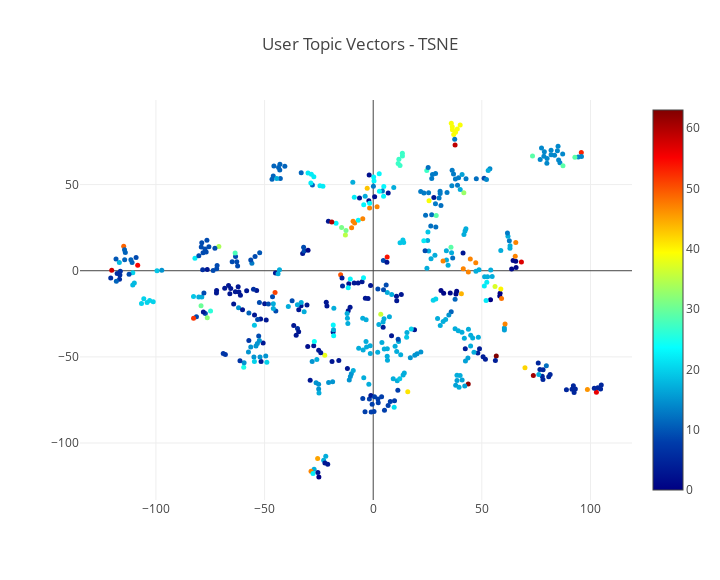

Notebook code cell kept with this figure:
### Markdown cell above
# 5. Cluster Analysis

Cluster screen names
- For each FinTweep, average the vectors across all headlines they shared

### Code cell
vecs, labels, clusters = pickle.load(open( "tweep_by_topic.pkl", "rb" ))
headline_scatterplot(do_tsne(vecs, perplexity=5), labels, clusters=clusters, title="User Topic Vectors - TSNE")

### Figure 1 — Plotly figure (JSON) as saved in the notebook; plotly's stock layout.template omitted (floating-point values rounded to 4 significant figures; data arrays with more than 128 entries replaced by an {"elided": "..."} marker saying what was removed)
{"data": [{"hoverinfo": "text", "marker": {"color": {"elided": "500 int values"}, "colorscale": "Jet", "showscale": true, "size": 5}, "mode": "markers", "text": {"elided": "500 str values"}, "type": "scatter", "uid": "9bf4425d-02c1-487d-8c49-06f4f106bd22", "x": {"elided": "500 float values"}, "y": {"elided": "500 float values"}}], "layout": {"height": 580, "title": "User Topic Vectors - TSNE", "width": 720}}
